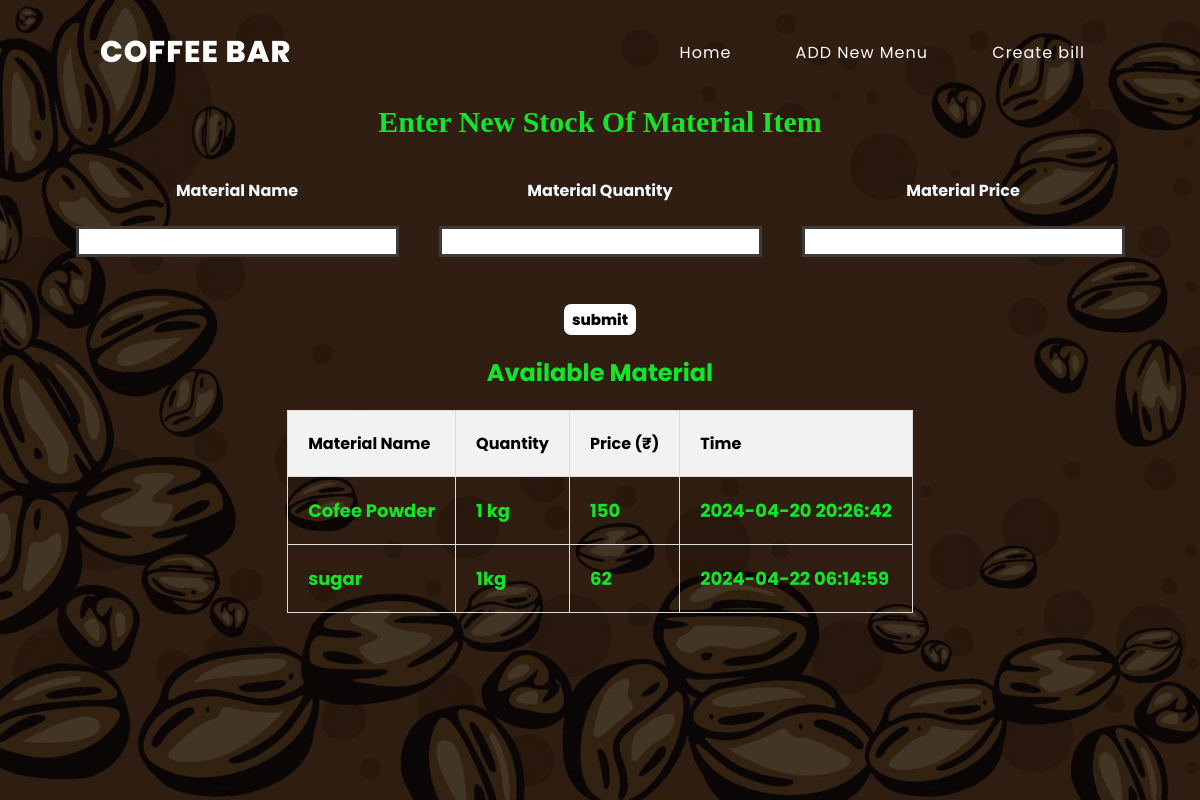
The app's page /material.php with its own data.
### tables this page shows
CREATE TABLE `material` (
  `Materialid` int(11) NOT NULL,
  `MaterialName` varchar(255) DEFAULT NULL,
  `MaterialPrice` int(11) DEFAULT NULL,
  `Timestamp` timestamp NOT NULL DEFAULT current_timestamp(),
  `Userid` int(11) DEFAULT NULL,
  `MaterialQuantity` varchar(255) DEFAULT NULL
);

### material.php (the view, shortened to what this page needs)
<!DOCTYPE html>
<html lang="en" dir="ltr">
  <head>
    <link rel="stylesheet" href="home.css">
    <link rel="stylesheet" href="https://cdnjs.cloudflare.com/ajax/libs/font-awesome/5.14.0/css/all.min.css">
  </head>
  <body>
  <form action="<?php echo $_SERVER['PHP_SELF'];?>" method="post">
    <section>
      <header>
        <h2><a href="#" class="logo">Coffee Bar</a></h2>
        <div class="navigation">
          <a href="home.php">Home</a>
          <a href="addMenu.php">ADD New Menu</a>
          <a href="./createbill.php">Create bill</a>
        </div>
      </header>
      <center>
        <div class="Menu-text">Enter New Stock Of Material Item</div>
        <div class="Enterd">
        <table  style="margin: 4px;padding: 20px;  border-collapse: separate;
        border-spacing: 40px 15px;">
        <tr>
          <th>Material Name</th>
          <th>Material Quantity</th>
          <th>Material Price</th>
        </tr>
        <tr>
          <td><input type="text" name="MaterialName"></td>
          <td><input type="text" name="MaterialQuantity"></td>
          <td> <input type="text" name="MaterialPrice"></td>
        </tr>
           </table>
          </div>
          <input type="submit" name="btn" value="submit">
      </center>
      </form>
  <?php
  $con = mysqli_connect("localhost","root","","coffee_bar");
echo "<center>";
$qry="select *from  material  ";
$show=mysqli_query($con,$qry);
echo "<center>";
echo "<div class='menu-heading'><h1>Available  Material </h1></div>";
echo "<table class='menu-table'>";
echo "<tr><th> Material Name</th> <th>Quantity</th ><th>Price (₹)</th> <th> Time </th></tr>";
while($row = mysqli_fetch_array($show)) {
  echo "<tr>";
  echo "<td><span class='Material-name'>".$row['MaterialName']."</span></td>";
  echo "<td><span class='material-quantity'>".$row['MaterialQuantity']."</span></td>";
  echo "<td><span class='material-Price'>".$row['MaterialPrice']."</span></td>";
  echo "<td><span class='material-timestamp'>".$row['Timestamp']."</span></td>";
  echo "</tr>";
}
  ?>
  </body>
</html>

### home.css (style rules this page uses)
* { margin: 0; padding: 0; box-sizing: border-box; font-family: "Poppins", sans-serif; }
section { position: relative; width: 100%; min-height: 100vh; display: flex; flex-direction: column; justify-content: flex-start; background: url(bg2.png)no-repeat; background-size: cover; background-position: center; }
header { position: relative; top: 0; width: 100%; padding: 30px 100px; display: flex; justify-content: space-between; align-items: center; }
header .logo { position: relative; color: #ffffff; font-size: 30px; text-decoration: none; text-transform: uppercase; font-weight: 800; letter-spacing: 1px; }
header .navigation a { color: #fff9f9; text-decoration: none; font-weight: 400; letter-spacing: 1px; padding: 2px 15px; border-radius: 10px; transition: 0.3s; transition-property: background; }
header .navigation a:not(:last-child) { margin-right: 30px; }

### material.php (style rules this page uses)
.Menu-text { font-family: Lucida Handwriting; display: flex; font-weight: 800; font-size: 30px; color: #14e529; justify-content: center; }
.Enterd { color: aliceblue; }
input[type=submit] { background-color: #ffffff; border-radius: 7px; border: none; font-size: 15px; font-weight: 800; color: rgb(0, 0, 0); padding: 4px 8px; cursor: pointer; }
input[type=text] { font-size: medium; font-weight: 800; margin: 8px 0; box-sizing: border-box; border: 3px solid #3d3a3a; transition: 0.5s; outline: none; }
.menu-table { border-collapse: collapse; margin: 20px 0; }
.menu-heading { color: #14e529; text-align: center; margin: 20px 0; }
.menu-heading h1 { font-size: 24px; font-weight: bold; color: #14e529; }
.menu-table th, .menu-table td { padding: 20px; text-align: left; border: 1px solid #ddd; }
.menu-table th { background-color: #f2f2f2; font-weight: bold; }
.Material-name, .material-quantity, .material-Price, .material-timestamp { font-size: 18px; font-weight: bold; color: #14e529; }

### records on screen
material: MaterialName "Cofee Powder", MaterialQuantity "1 kg", MaterialPrice "150", Timestamp "2024-04-20 20:26:42"
material: MaterialName "sugar", MaterialQuantity "1kg", MaterialPrice "62", Timestamp "2024-04-22 06:14:59"
